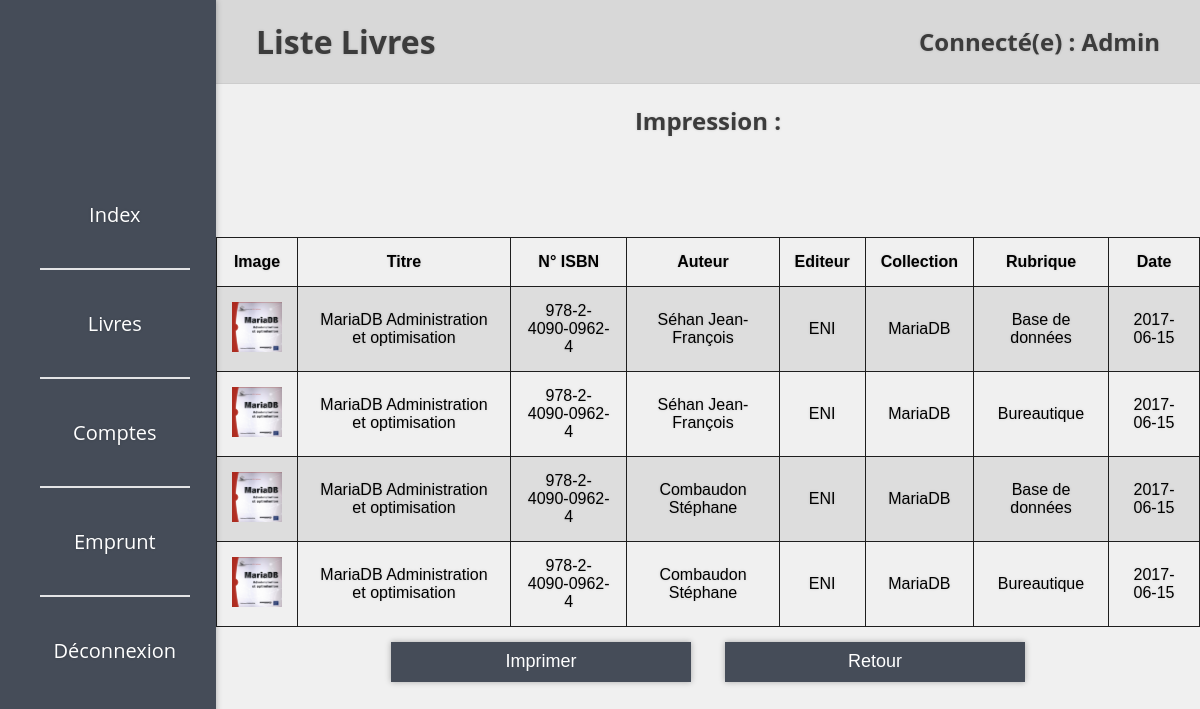
Screenshot of /newBackOffice/impLivre.php (signed in) with the database file from the repository.
### tables this page shows
CREATE TABLE IF NOT EXISTS `livre` (
  `LIV_ISBN` char(20) NOT NULL,
  `COL_NUM` int(11) DEFAULT NULL,
  `EDIT_NUM` int(11) NOT NULL,
  `LIV_TITRE` char(100) NOT NULL,
  `LIV_DATE` char(20) DEFAULT NULL,
  `LIV_IMG` varchar(50) DEFAULT NULL,
  `LIV_RESUME` varchar(1000) DEFAULT NULL,
  `LIV_ETAT` varchar(1000) DEFAULT NULL,
  PRIMARY KEY (`LIV_ISBN`),
  KEY `APPARTIENT_FK` (`COL_NUM`),
  KEY `EDITER_FK` (`EDIT_NUM`)
);

CREATE TABLE IF NOT EXISTS `correspondre` (
  `RUB_ID` int(11) NOT NULL,
  `LIV_ISBN` char(20) NOT NULL,
  PRIMARY KEY (`RUB_ID`,`LIV_ISBN`),
  KEY `LIEN_7_FK` (`RUB_ID`),
  KEY `LIEN_8_FK` (`LIV_ISBN`)
);

CREATE TABLE IF NOT EXISTS `auteur` (
  `AUT_NUM` int(11) NOT NULL AUTO_INCREMENT,
  `AUT_NOM` char(50) NOT NULL,
  `AUT_PRENOM` char(30) DEFAULT NULL,
  `AUT_PHOTO` text,
  PRIMARY KEY (`AUT_NUM`)
);

CREATE TABLE IF NOT EXISTS `editeur` (
  `EDIT_NOM` char(30) NOT NULL,
  `EDIT_ADRWEB` char(100) DEFAULT NULL,
  `EDIT_NUM` int(11) NOT NULL AUTO_INCREMENT,
  PRIMARY KEY (`EDIT_NUM`),
  UNIQUE KEY `EDIT_NUM` (`EDIT_NUM`)
);

CREATE TABLE IF NOT EXISTS `collection` (
  `COL_NUM` int(11) NOT NULL AUTO_INCREMENT,
  `EDIT_NUM` int(11) NOT NULL,
  `COL_NOM` char(50) NOT NULL,
  PRIMARY KEY (`COL_NUM`),
  KEY `REALISER_FK` (`EDIT_NUM`)
);

CREATE TABLE IF NOT EXISTS `rubriques` (
  `RUB_ID` int(11) NOT NULL,
  `RUB_NOM` char(50) NOT NULL,
  PRIMARY KEY (`RUB_ID`)
);

### newBackOffice/impLivre.php (the view, shortened to what this page needs)
<!DOCTYPE html>
<html>
    <?php
    require_once 'getHead.php';
    ?>
    <body onload="verif();">
        <?php
        require 'getNav.php';
        if (isset($_SESSION['LOGID'])) {
            require '../sqlconnect.php';
            ?>
            <div id="current_page">
                <h1>Liste Livres</h1><h2>Connecté(e) : <?php echo $_SESSION['LOGID'];?></h2>
            </div>
            <div id="main_content">
                <h2>Impression : </h2>
                <?php
                $sql = "SELECT * FROM livre, ecrire, auteur, editeur, collection, correspondre, rubriques "
                        . "WHERE livre.LIV_ISBN = ecrire.LIV_ISBN "
                        . "AND ecrire.AUT_NUM = auteur.AUT_NUM "
                        . "AND livre.EDIT_NUM = editeur.EDIT_NUM "
                        . "AND livre.COL_NUM = collection.COL_NUM "
                        . "AND livre.LIV_ISBN = correspondre.LIV_ISBN "
                        . "AND correspondre.RUB_ID = rubriques.RUB_ID";
                $table = $connection->query($sql);
                $count = $table->rowCount();
                if ($count > 0) {
                    ?>
                    <div id="divImpr">
                        <table>
                            <tr>
                                <th>Image</th>
                                <th>Titre</th>
                                <th>N° ISBN</th>
                                <th>Auteur</th>
                                <th>Editeur</th>
                                <th>Collection</th>
                                <th>Rubrique</th>
                                <th>Date</th>
                            </tr>
                            <?php
                            while ($ligne = $table->fetch()) {
                                $LIV_ISBN = $ligne["LIV_ISBN"];
                                $COL_NOM = $ligne["COL_NOM"];
                                $EDIT_NOM = $ligne["EDIT_NOM"];
                                $LIV_TITRE = $ligne["LIV_TITRE"];
                                $LIV_DATE = $ligne["LIV_DATE"];
                                $AUT_NOM = $ligne["AUT_NOM"];
                                $AUT_PRENOM = $ligne["AUT_PRENOM"];
                                $RUB_NOM = $ligne["RUB_NOM"];
                                $LIV_IMG=$ligne["LIV_IMG"];
                                ?>
                                <tr>
                                    <td><a href="../images/livre/liv_<?php echo    $LIV_IMG ?>.jpg"><img src="../images/livre/liv_<?php echo    $LIV_IMG ?>.jpg" width="50px" height="50px"/></a></td>
                                    <td><?php echo $LIV_TITRE; ?></td>
                                    <td><?php echo $LIV_ISBN; ?></td>
                                    <td><?php echo $AUT_NOM . " " . $AUT_PRENOM; ?></td>
                                    <td><?php echo $EDIT_NOM; ?></td>
                                    <td><?php echo $COL_NOM; ?></td>
                                    <td><?php echo $RUB_NOM; ?></td>
                                    <td><?php echo $LIV_DATE; ?></td>
                                </tr>
                                <?php
                            }
                            ?>
                        </table>
                    </div>
                    <?php
                }
                ?>
                <button name="b_print" type="button" onclick="printdiv('divImpr');">Imprimer</button>
                <button name="b_print" type="button" onclick="location.href = 'index.php';">Retour</button>
                <?php
            } else {
                header('Location: login.php');
            }
            ?>
    </body>
</html>

### newBackOffice/style.css (style rules this page uses)
body { width:100%; height:100%; margin: 0; padding: 0; font-family: 'Open Sans', sans-serif; text-shadow: 0px 0px 3px rgba(0,0,0,0.15); }
a { text-decoration: none; color: white; }
#current_page { width: 82%; padding-top: 20px; padding-bottom: 20px; float: right; display : inline; background: rgb(216,216,216); border-bottom: 1px solid rgba(0,0,0,0.05); box-shadow: 0px 0px 15px rgba(0,0,0,0.2); }
#current_page h1 { color: rgb(60,60,60); float : left; padding: 0; margin: 0; margin-left: 40px; }
#current_page h2 { color: rgb(60,60,60); float : right; padding: 0; margin: 0.5% 40px 0 0; }
#main_content { text-align : center; float: right; height: 100vh; width:82%; background: rgb(240,240,240); overflow: auto; }
#main_content * { text-align: center; }
#main_content h2 { color: rgb(60,60,60); }
input[type="button"],input[type="submit"],button { width: 300px; height: 40px; margin-top: 15px; margin-left: 15px; margin-right: 15px; background: rgb(69,76,88); color: white; font-size:18px; box-shadow: 0px 0px 6px rgba(0,0,0,0.3); border: none; transition: all 300ms ease; }
table { border: 1px solid rgb(30,30,30); border-collapse: collapse; margin-top: 100px; margin-left: auto; margin-right: auto; font-family: arial, sans-serif; }
td,th { border: 1px solid rgb(30,30,30); padding: 15px; }
tr:nth-child(even) { background-color: #dddddd; }

### rows the page displays
livre: LIV_IMG (picture), LIV_TITRE "MariaDB Administration et optimisation", correspondre.LIV_ISBN "978-2-4090-0962-4", auteur.AUT_NOM "Séhan", auteur.AUT_PRENOM "Jean-François", EDIT_NUM.EDIT_NOM "ENI", COL_NUM.COL_NOM "MariaDB", rubriques.RUB_NOM "Base de données", LIV_DATE "2017-06-15", rubriques.RUB_NOM "Bureautique", auteur.AUT_NOM "Combaudon", auteur.AUT_PRENOM "Stéphane"

### other values shown
$_SESSION['LOGID'] "Admin"
